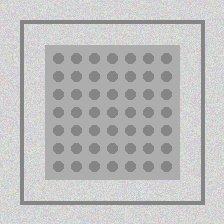
#> input picture 7/data/train/其他/其他_1.jpg, 224 x 224 px, found by its file name; its folder holds only this picture in this run
$ python feature_extractor.py
#> lines starting #> are read from the running program, lines starting #| are printed output that depends on the picture
import os
import json
import numpy as np
from PIL import Image

IMG_SIZE = (224, 224)

def extract_features(img_path):
#> called with img_path = 'data/train/其他/其他_1.jpg'
    try:
        img = Image.open(img_path).convert('RGB')
#> img is the input picture: PIL image 224x224 RGB; mean R, G, B 189.7, 189.7, 189.7
        img = img.resize(IMG_SIZE)
        img_array = np.array(img, dtype=np.float64)

        features = []

        hist_r = np.histogram(img_array[:,:,0], bins=32, range=(0,256))[0]
#> hist_r = 32 values, max 12047 at index 21, min 0 at index 0, mean 1568
        hist_g = np.histogram(img_array[:,:,1], bins=32, range=(0,256))[0]
#> hist_g = 32 values, max 12135 at index 21, min 0 at index 0, mean 1568
        hist_b = np.histogram(img_array[:,:,2], bins=32, range=(0,256))[0]
#> hist_b = 32 values, max 11868 at index 21, min 0 at index 0, mean 1568

        hist_r = hist_r / (hist_r.sum() + 1e-7)
#> hist_r = 32 values, max 0.24 at index 21, min 0 at index 0, mean 0.0312
        hist_g = hist_g / (hist_g.sum() + 1e-7)
#> hist_g = 32 values, max 0.242 at index 21, min 0 at index 0, mean 0.0312
        hist_b = hist_b / (hist_b.sum() + 1e-7)
#> hist_b = 32 values, max 0.237 at index 21, min 0 at index 0, mean 0.0312

        features.extend(hist_r)
        features.extend(hist_g)
        features.extend(hist_b)

        gray = np.mean(img_array, axis=2)
        dx = np.diff(gray, axis=1)
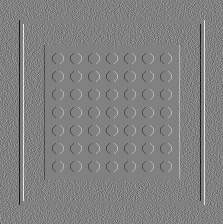
#> dx: shape (224, 223) float64; min -101.7, max 99, mean 0; drawn with min black and max white
        dy = np.diff(gray, axis=0)
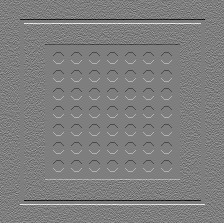
#> dy: shape (223, 224) float64; min -98, max 99.33, mean 0; drawn with min black and max white
        edge_density = (np.abs(dx).sum() + np.abs(dy).sum()) / (dx.size + dy.size + 1e-7)
#> edge_density = 8.31
        features.append(edge_density)

        mean_r = np.mean(img_array[:,:,0])
#> mean_r = 189.7
        mean_g = np.mean(img_array[:,:,1])
#> mean_g = 189.7
        mean_b = np.mean(img_array[:,:,2])
#> mean_b = 189.7
        std_r = np.std(img_array[:,:,0])
#> std_r = 30.05
        std_g = np.std(img_array[:,:,1])
#> std_g = 30.09
        std_b = np.std(img_array[:,:,2])
#> std_b = 30.12
        features.extend([mean_r, mean_g, mean_b, std_r, std_g, std_b])

        h, w = gray.shape
#> h = 224; w = 224
        quadrants = [
            gray[:h//2, :w//2],
            gray[:h//2, w//2:],
            gray[h//2:, :w//2],
            gray[h//2:, w//2:]
        ]
        for q in quadrants:
            features.append(np.mean(q))
            features.append(np.std(q))
#> this loop made 4 passes
#> after the loop, features = 111 values, max 190 at index 103, min 0 at index 0, mean 13.96

        features = np.array(features, dtype=np.float64)
        norm = np.linalg.norm(features)
#> norm = 508.2
        if norm > 0:
            features = features / norm
#> features = 111 values, max 0.374 at index 103, min 0 at index 0, mean 0.0275

        return features
    except Exception as e:
        print(f"特征提取失败: {e}")
        return None

class ImageRetrieval:
    def __init__(self, index_path='models/feature_index.json'):
        self.index_path = index_path
        self.features = np.array([])
        self.image_paths = []
        self.labels = []
        self.load_index()

    def build_index(self, image_dir):
        all_features = []
        self.image_paths = []
        self.labels = []

        for class_name in os.listdir(image_dir):
            class_path = os.path.join(image_dir, class_name)
            if not os.path.isdir(class_path):
                continue

            for img_name in os.listdir(class_path):
                if not img_name.lower().endswith(('.jpg', '.jpeg', '.png', '.bmp')):
                    continue

                img_path = os.path.join(class_path, img_name)
                feature = extract_features(img_path)
#> feature has the same summary as features in extract_features

                if feature is not None:
                    all_features.append(feature.tolist())
                    self.image_paths.append(img_path)
                    self.labels.append(class_name)
                    print(f"已索引: {img_path}")
#> pass 2 of the loop in build_index, `for class_name in os.listdir(image_dir):`:
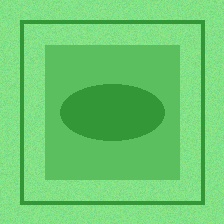
#> input picture 7/data/train/厨余/厨余_1.jpg, 224 x 224 px, found by its file name
#> in extract_features, img is the input picture: PIL image 224x224 RGB; mean R, G, B 107.9, 204.5, 111.8
#> in extract_features (call 2), `hist_r = np.histogram(img_array[:,:,0], bins=32, range=(0,256))[0]`: hist_r = 32 values, max 13243 at index 11, min 0 at index 0, mean 1568
#> in extract_features (call 2), `hist_g = np.histogram(img_array[:,:,1], bins=32, range=(0,256))[0]`: hist_g = 32 values, max 14248 at index 28, min 0 at index 0, mean 1568
#> in extract_features (call 2), `hist_b = np.histogram(img_array[:,:,2], bins=32, range=(0,256))[0]`: hist_b = 32 values, max 12047 at index 11, min 0 at index 0, mean 1568
#> in extract_features (call 2), `hist_r = hist_r / (hist_r.sum() + 1e-7)`: hist_r = 32 values, max 0.264 at index 11, min 0 at index 0, mean 0.0312
#> in extract_features (call 2), `hist_g = hist_g / (hist_g.sum() + 1e-7)`: hist_g = 32 values, max 0.284 at index 28, min 0 at index 0, mean 0.0312
#> in extract_features (call 2), `hist_b = hist_b / (hist_b.sum() + 1e-7)`: hist_b = 32 values, max 0.24 at index 11, min 0 at index 0, mean 0.0312
#> in extract_features (call 2), `gray = np.mean(img_array, axis=2)`:
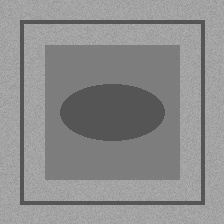
#> gray: shape (224, 224) float64; min 79.67, max 179.7, mean 141.4
#> in extract_features (call 2), `dy = np.diff(gray, axis=0)`:
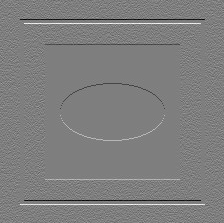
#> dy: shape (223, 224) float64; min -90.67, max 91.67, mean 0; drawn with min black and max white
#> edge_density = 5.51
#> mean_r = 107.9
#> mean_g = 204.5
#> mean_b = 111.8
#> std_r = 29.69
#> std_g = 27.37
#> std_b = 29.66
#> the loop in extract_features (call 2), `for q in quadrants:` made 4 passes
#> after the loop in extract_features (call 2), `for q in quadrants:`: features = 111 values, max 204.5 at index 98, min 0 at index 0, mean 10.81
#> norm = 389.6
#> in extract_features (call 2), `features = features / norm`: features = 111 values, max 0.525 at index 98, min 0 at index 0, mean 0.0278
#> feature has the same summary as features in extract_features

        self.features = np.array(all_features) if all_features else np.array([])
        self.save_index()
        print(f"索引构建完成，共 {len(self.features)} 张图片")
#| 索引构建完成，共 2 张图片

    def save_index(self):
        index_data = {
            'features': self.features.tolist() if len(self.features) > 0 else [],
            'image_paths': self.image_paths,
            'labels': self.labels
        }
        os.makedirs(os.path.dirname(self.index_path), exist_ok=True)
        with open(self.index_path, 'w', encoding='utf-8') as f:
            json.dump(index_data, f, ensure_ascii=False)

    def load_index(self):
        if os.path.exists(self.index_path):
            try:
                with open(self.index_path, 'r', encoding='utf-8') as f:
                    index_data = json.load(f)

                features_list = index_data.get('features', [])
                self.features = np.array(features_list) if features_list else np.array([])
                self.image_paths = index_data.get('image_paths', [])
                self.labels = index_data.get('labels', [])
                print(f"加载索引成功，共 {len(self.features)} 张图片")
            except Exception as e:
                print(f"加载索引失败: {e}")
                self.features = np.array([])
                self.image_paths = []
                self.labels = []
        else:
            print("索引文件不存在，需要先构建索引")

    def search(self, query_img_path, top_k=5):
        if len(self.features) == 0:
            return []

        query_feature = extract_features(query_img_path)
        if query_feature is None:
            return []

        query_norm = np.linalg.norm(query_feature)
        if query_norm == 0:
            return []

        similarities = []
        for i in range(len(self.features)):
            feat = self.features[i]
            feat_norm = np.linalg.norm(feat)
            if feat_norm > 0:
                sim = np.dot(query_feature, feat) / (query_norm * feat_norm)
            else:
                sim = 0.0
            similarities.append(float(sim))

        similarities = np.array(similarities)
        top_indices = np.argsort(similarities)[::-1][:top_k]

        results = []
        for idx in top_indices:
            results.append({
                'image_path': self.image_paths[idx],
                'similarity': float(similarities[idx]),
                'label': self.labels[idx] if idx < len(self.labels) else 'unknown'
            })

        return results

if __name__ == '__main__':
    retrieval = ImageRetrieval()

    if os.path.exists('data/train'):
        retrieval.build_index('data/train')
